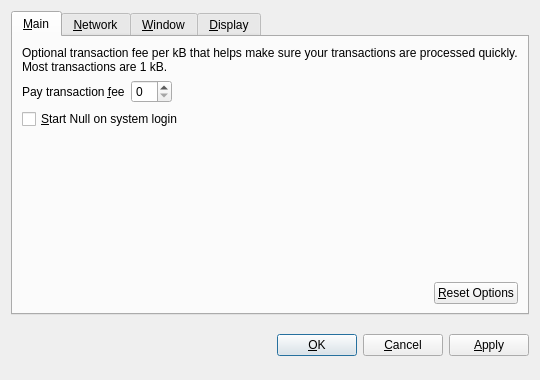
<?xml version="1.0" encoding="UTF-8"?>
<ui version="4.0">
 <class>OptionsDialog</class>
 <widget class="QDialog" name="OptionsDialog">
  <property name="geometry">
   <rect>
    <x>0</x>
    <y>0</y>
    <width>540</width>
    <height>380</height>
   </rect>
  </property>
  <property name="windowTitle">
   <string>Options</string>
  </property>
  <property name="modal">
   <bool>true</bool>
  </property>
  <layout class="QVBoxLayout" name="verticalLayout">
   <item>
    <widget class="QTabWidget" name="tabWidget">
     <property name="tabPosition">
      <enum>QTabWidget::North</enum>
     </property>
     <property name="currentIndex">
      <number>0</number>
     </property>
     <widget class="QWidget" name="tabMain">
      <attribute name="title">
       <string>&amp;Main</string>
      </attribute>
      <layout class="QVBoxLayout" name="verticalLayout_Main">
       <item>
        <widget class="QLabel" name="transactionFeeInfoLabel">
         <property name="text">
          <string>Optional transaction fee per kB that helps make sure your transactions are processed quickly. Most transactions are 1 kB.</string>
         </property>
         <property name="textFormat">
          <enum>Qt::PlainText</enum>
         </property>
         <property name="wordWrap">
          <bool>true</bool>
         </property>
        </widget>
       </item>
       <item>
        <layout class="QHBoxLayout" name="horizontalLayout_1_Main">
         <item>
          <widget class="QLabel" name="transactionFeeLabel">
           <property name="text">
            <string>Pay transaction &amp;fee</string>
           </property>
           <property name="textFormat">
            <enum>Qt::PlainText</enum>
           </property>
           <property name="buddy">
            <cstring>transactionFee</cstring>
           </property>
          </widget>
         </item>
         <item>
          <widget class="BitcoinAmountField" name="transactionFee"/>
         </item>
         <item>
          <spacer name="horizontalSpacer_1_Main">
           <property name="orientation">
            <enum>Qt::Horizontal</enum>
           </property>
           <property name="sizeHint" stdset="0">
            <size>
             <width>40</width>
             <height>20</height>
            </size>
           </property>
          </spacer>
         </item>
        </layout>
       </item>
       <item>
        <widget class="QCheckBox" name="bitcoinAtStartup">
         <property name="toolTip">
          <string>Automatically start Null after logging in to the system.</string>
         </property>
         <property name="text">
          <string>&amp;Start Null on system login</string>
         </property>
        </widget>
       </item>
       <item>
        <spacer name="verticalSpacer_Main">
         <property name="orientation">
          <enum>Qt::Vertical</enum>
         </property>
         <property name="sizeHint" stdset="0">
          <size>
           <width>20</width>
           <height>40</height>
          </size>
         </property>
        </spacer>
       </item>
       <item>
        <layout class="QHBoxLayout" name="horizontalLayout_2_Main">
         <item>
          <spacer name="horizontalSpacer_2_Main">
           <property name="orientation">
            <enum>Qt::Horizontal</enum>
           </property>
           <property name="sizeHint" stdset="0">
            <size>
             <width>40</width>
             <height>20</height>
            </size>
           </property>
          </spacer>
         </item>
         <item>
          <widget class="QPushButton" name="resetButton">
           <property name="toolTip">
            <string>Reset all client options to default.</string>
           </property>
           <property name="text">
            <string>&amp;Reset Options</string>
           </property>
           <property name="autoDefault">
            <bool>false</bool>
           </property>
          </widget>
         </item>
        </layout>
       </item>
      </layout>
     </widget>
     <widget class="QWidget" name="tabNetwork">
      <attribute name="title">
       <string>&amp;Network</string>
      </attribute>
      <layout class="QVBoxLayout" name="verticalLayout_Network">
       <item>
        <widget class="QCheckBox" name="mapPortUpnp">
         <property name="toolTip">
          <string>Automatically open the Null client port on the router. This only works when your router supports UPnP and it is enabled.</string>
         </property>
         <property name="text">
          <string>Map port using &amp;UPnP</string>
         </property>
        </widget>
       </item>
       <item>
        <widget class="QCheckBox" name="connectSocks">
         <property name="toolTip">
          <string>Connect to the Null network through a SOCKS proxy (e.g. when connecting through Tor).</string>
         </property>
         <property name="text">
          <string>&amp;Connect through SOCKS proxy:</string>
         </property>
        </widget>
       </item>
       <item>
        <layout class="QHBoxLayout" name="horizontalLayout_Network">
         <item>
          <widget class="QLabel" name="proxyIpLabel">
           <property name="text">
            <string>Proxy &amp;IP:</string>
           </property>
           <property name="textFormat">
            <enum>Qt::PlainText</enum>
           </property>
           <property name="buddy">
            <cstring>proxyIp</cstring>
           </property>
          </widget>
         </item>
         <item>
          <widget class="QValidatedLineEdit" name="proxyIp">
           <property name="maximumSize">
            <size>
             <width>140</width>
             <height>16777215</height>
            </size>
           </property>
           <property name="toolTip">
            <string>IP address of the proxy (e.g. 127.0.0.1)</string>
           </property>
          </widget>
         </item>
         <item>
          <widget class="QLabel" name="proxyPortLabel">
           <property name="text">
            <string>&amp;Port:</string>
           </property>
           <property name="textFormat">
            <enum>Qt::PlainText</enum>
           </property>
           <property name="buddy">
            <cstring>proxyPort</cstring>
           </property>
          </widget>
         </item>
         <item>
          <widget class="QLineEdit" name="proxyPort">
           <property name="maximumSize">
            <size>
             <width>55</width>
             <height>16777215</height>
            </size>
           </property>
           <property name="toolTip">
            <string>Port of the proxy (e.g. 9050)</string>
           </property>
          </widget>
         </item>
         <item>
          <widget class="QLabel" name="socksVersionLabel">
           <property name="text">
            <string>SOCKS &amp;Version:</string>
           </property>
           <property name="textFormat">
            <enum>Qt::PlainText</enum>
           </property>
           <property name="buddy">
            <cstring>socksVersion</cstring>
           </property>
          </widget>
         </item>
         <item>
          <widget class="QValueComboBox" name="socksVersion">
           <property name="toolTip">
            <string>SOCKS version of the proxy (e.g. 5)</string>
           </property>
          </widget>
         </item>
         <item>
          <spacer name="horizontalSpacer_Network">
           <property name="orientation">
            <enum>Qt::Horizontal</enum>
           </property>
           <property name="sizeHint" stdset="0">
            <size>
             <width>40</width>
             <height>20</height>
            </size>
           </property>
          </spacer>
         </item>
        </layout>
       </item>
       <item>
        <spacer name="verticalSpacer_Network">
         <property name="orientation">
          <enum>Qt::Vertical</enum>
         </property>
         <property name="sizeHint" stdset="0">
          <size>
           <width>20</width>
           <height>40</height>
          </size>
         </property>
        </spacer>
       </item>
      </layout>
     </widget>
     <widget class="QWidget" name="tabWindow">
      <attribute name="title">
       <string>&amp;Window</string>
      </attribute>
      <layout class="QVBoxLayout" name="verticalLayout_Window">
       <item>
        <widget class="QCheckBox" name="minimizeToTray">
         <property name="toolTip">
          <string>Show only a tray icon after minimizing the window.</string>
         </property>
         <property name="text">
          <string>&amp;Minimize to the tray instead of the taskbar</string>
         </property>
        </widget>
       </item>
       <item>
        <widget class="QCheckBox" name="minimizeOnClose">
         <property name="toolTip">
          <string>Minimize instead of exit the application when the window is closed. When this option is enabled, the application will be closed only after selecting Quit in the menu.</string>
         </property>
         <property name="text">
          <string>M&amp;inimize on close</string>
         </property>
        </widget>
       </item>
       <item>
        <spacer name="verticalSpacer_Window">
         <property name="orientation">
          <enum>Qt::Vertical</enum>
         </property>
         <property name="sizeHint" stdset="0">
          <size>
           <width>20</width>
           <height>40</height>
          </size>
         </property>
        </spacer>
       </item>
      </layout>
     </widget>
     <widget class="QWidget" name="tabDisplay">
      <attribute name="title">
       <string>&amp;Display</string>
      </attribute>
      <layout class="QVBoxLayout" name="verticalLayout_Display">
       <item>
        <layout class="QHBoxLayout" name="horizontalLayout_1_Display">
         <item>
          <widget class="QLabel" name="langLabel">
           <property name="text">
            <string>User Interface &amp;language:</string>
           </property>
           <property name="textFormat">
            <enum>Qt::PlainText</enum>
           </property>
           <property name="buddy">
            <cstring>lang</cstring>
           </property>
          </widget>
         </item>
         <item>
          <widget class="QValueComboBox" name="lang">
           <property name="toolTip">
            <string>The user interface language can be set here. This setting will take effect after restarting Null.</string>
           </property>
          </widget>
         </item>
        </layout>
       </item>
       <item>
        <layout class="QHBoxLayout" name="horizontalLayout_2_Display">
         <item>
          <widget class="QLabel" name="unitLabel">
           <property name="text">
            <string>&amp;Unit to show amounts in:</string>
           </property>
           <property name="textFormat">
            <enum>Qt::PlainText</enum>
           </property>
           <property name="buddy">
            <cstring>unit</cstring>
           </property>
          </widget>
         </item>
         <item>
          <widget class="QValueComboBox" name="unit">
           <property name="toolTip">
            <string>Choose the default subdivision unit to show in the interface and when sending coins.</string>
           </property>
          </widget>
         </item>
        </layout>
       </item>
       <item>
        <widget class="QCheckBox" name="displayAddresses">
         <property name="toolTip">
          <string>Whether to show Null addresses in the transaction list or not.</string>
         </property>
         <property name="text">
          <string>&amp;Display addresses in transaction list</string>
         </property>
        </widget>
       </item>
       <item>
        <spacer name="verticalSpacer_Display">
         <property name="orientation">
          <enum>Qt::Vertical</enum>
         </property>
         <property name="sizeHint" stdset="0">
          <size>
           <width>20</width>
           <height>40</height>
          </size>
         </property>
        </spacer>
       </item>
      </layout>
     </widget>
    </widget>
   </item>
   <item>
    <layout class="QHBoxLayout" name="horizontalLayout_Buttons">
     <item>
      <spacer name="horizontalSpacer_1">
       <property name="orientation">
        <enum>Qt::Horizontal</enum>
       </property>
       <property name="sizeHint" stdset="0">
        <size>
         <width>40</width>
         <height>48</height>
        </size>
       </property>
      </spacer>
     </item>
     <item>
      <widget class="QLabel" name="statusLabel">
       <property name="font">
        <font>
         <weight>75</weight>
         <bold>true</bold>
        </font>
       </property>
       <property name="text">
        <string/>
       </property>
       <property name="textFormat">
        <enum>Qt::PlainText</enum>
       </property>
       <property name="wordWrap">
        <bool>true</bool>
       </property>
      </widget>
     </item>
     <item>
      <spacer name="horizontalSpacer_2">
       <property name="orientation">
        <enum>Qt::Horizontal</enum>
       </property>
       <property name="sizeHint" stdset="0">
        <size>
         <width>40</width>
         <height>48</height>
        </size>
       </property>
      </spacer>
     </item>
     <item>
      <widget class="QPushButton" name="okButton">
       <property name="text">
        <string>&amp;OK</string>
       </property>
      </widget>
     </item>
     <item>
      <widget class="QPushButton" name="cancelButton">
       <property name="text">
        <string>&amp;Cancel</string>
       </property>
       <property name="autoDefault">
        <bool>false</bool>
       </property>
      </widget>
     </item>
     <item>
      <widget class="QPushButton" name="applyButton">
       <property name="text">
        <string>&amp;Apply</string>
       </property>
       <property name="autoDefault">
        <bool>false</bool>
       </property>
      </widget>
     </item>
    </layout>
   </item>
  </layout>
 </widget>
 <customwidgets>
  <customwidget>
   <class>BitcoinAmountField</class>
   <extends>QSpinBox</extends>
   <header>bitcoinamountfield.h</header>
  </customwidget>
  <customwidget>
   <class>QValueComboBox</class>
   <extends>QComboBox</extends>
   <header>qvaluecombobox.h</header>
  </customwidget>
  <customwidget>
   <class>QValidatedLineEdit</class>
   <extends>QLineEdit</extends>
   <header>qvalidatedlineedit.h</header>
  </customwidget>
 </customwidgets>
 <resources/>
 <connections/>
</ui>
